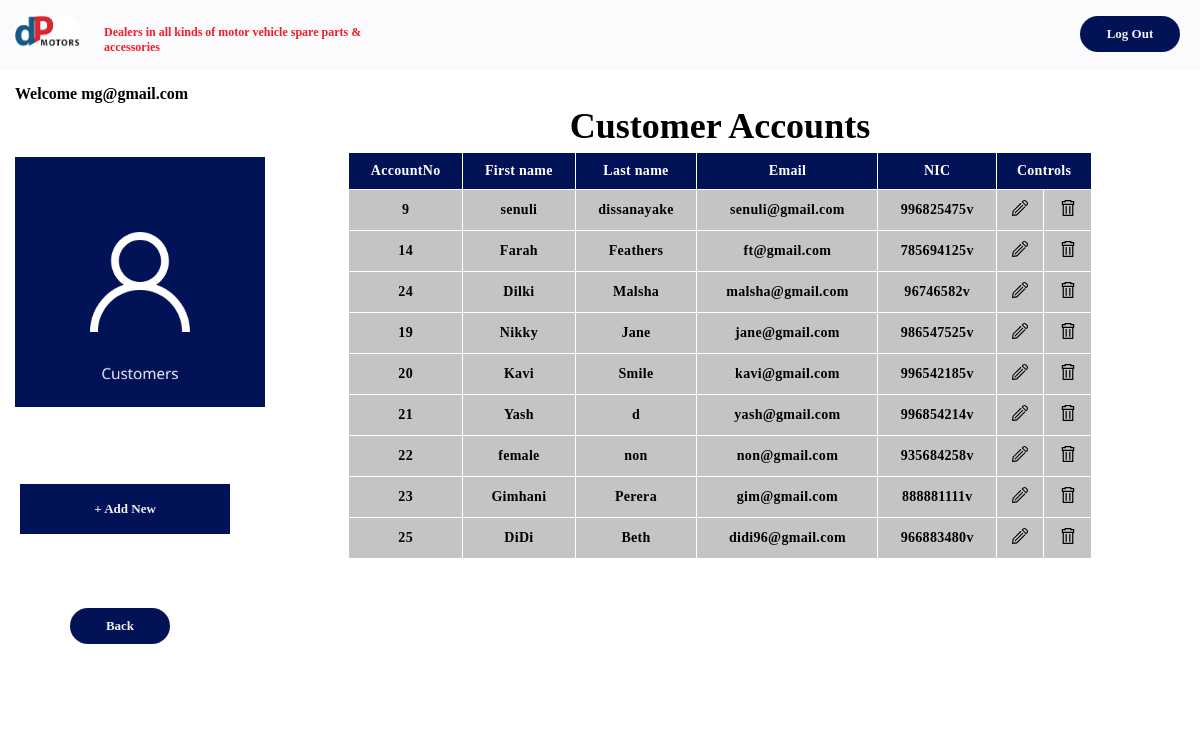
The page /UI/manageAccounts/customeraccounts.php (signed in) on the database as committed earlier.
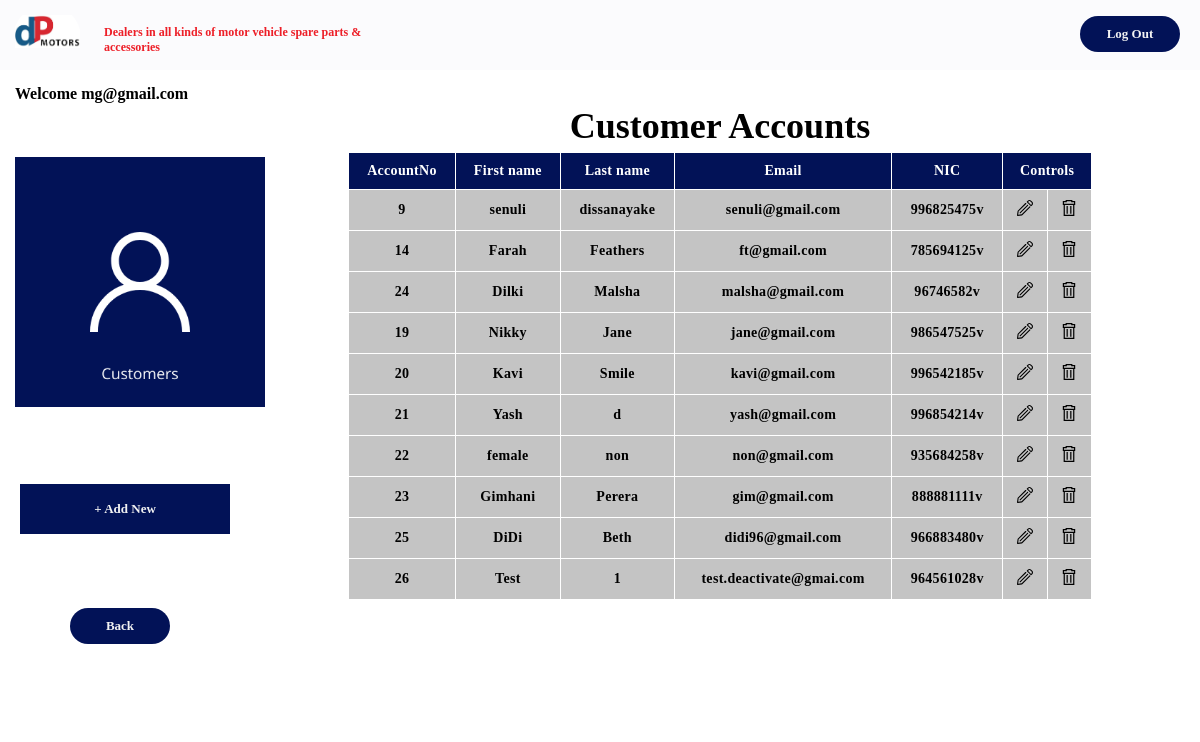
The same page on the database as committed later.
### tables this page shows
CREATE TABLE IF NOT EXISTS `users` (
  `id` int(10) NOT NULL AUTO_INCREMENT,
  `fname` varchar(255) NOT NULL,
  `lname` varchar(255) NOT NULL,
  `email` varchar(255) NOT NULL,
  `nic` varchar(255) NOT NULL,
  `password` varchar(255) NOT NULL,
  `type` varchar(100) DEFAULT NULL,
  `contact` text,
  `address` text,
  `state` varchar(15) NOT NULL DEFAULT 'activated',
  PRIMARY KEY (`id`)
);

### UI/manageAccounts/customeraccounts.php (the view, shortened to what this page needs)
<?php
if($_SESSION['type'] == "admin")
{
    $email =  $_SESSION['email'];
}else{
    header("location: ../UI/Auth-UI/Login.php?error=unscuccessful-attempt-customerDashboard");
}
?>
<!DOCTYPE HTML>
<html lang="en">
<head>
    <link rel="stylesheet" href="../../css/main.css">
</head>
<body>
    <div class="row r1">
        <div class="col-13">
            <img src="../../images/logo.png" class="navLogo">
        </div>
        <div class="col-nav">
            <h4 class="navSlogan">Dealers in all kinds of motor vehicle spare parts & accessories</h4>
        </div>
        <div class="col-14 navbar">
        <form action="../../includes/logout.inc.php">
                <button class="navButton"> Log Out </button>
            </form>
        </div>
    </div>
    <div class="row r3">
        <div class="col-15 ">
            <p> Welcome <?php echo  $email ?></p><br><br><br>
            <img src="../../images/admin/customer.png" style="width: 250px;" alt=""><br><br><br><br><br>
            <button class="adminbutton1" onclick="OnClickOpenAddEmloyee()" >+ Add New</button>
            <br><br><br><br><br>
            <p style="text-align: center;"> <button onclick="history.back()" class="navButton">Back </button></p>
            <br><br><br>
        </div>
        <div class="col-16 content">
            <div style="overflow-x:auto;">
                <div class="th-table-container1">
                    <h2 class="th-th2">Customer Accounts<h2>
                <table class="th-user-table">
                    <thead>
                    <th>AccountNo</th>
                      <th>First name</th>
                      <th>Last name</th>
                      <th>Email</th>
                      <th>NIC</th>
                      <th colspan="2" style="text-align: center;">Controls</th>
                    </thead>
                    <tbody>
                        <?php
                            $conn = mysqli_connect("localhost", "root", "", "is2102");
                            $sql = "SELECT id, fname, lname,email, nic  FROM users where type='customer'";
                            $result = $conn->query($sql);
                            while($row = mysqli_fetch_array($result)) {
                        ?>
                        <tr>
                            <td><?php echo $row["id"]; ?></td>
                            <td><?php echo $row["fname"];?></td>
                            <td><?php echo $row["lname"];?></td>
                            <td><?php echo $row["email"];?></td>
                            <td><?php echo $row["nic"];?></td>
                            <td><a href="update.process.php?id=<?php echo $row["id"]; ?>"><button class="th-button-icon" onclick="OnClickOpenUpdateEmployee()"><img src='../../images/Employee & Supplier/edit.svg' class='th-svg-icons'></button></a></td>
                            <td><a href="delete.process.php?id=<?php echo $row["id"]; ?>"><button class="th-button-icon" onclick="OnClickOpenDeleteEmployee()"><img src='../../images/Employee & Supplier/delete.svg' class='th-svg-icons'></button></a></td>
                        </tr>
                        <?php
                            }
                        ?>
                      </tbody>
                  </table>
            </div>
        </div>
    </div>
</body>
</html>

### css/responsive.css (style rules this page uses)
* { margin:0; padding:0; font-family: 'Tahoma'; font-weight:bold; box-sizing:border-box; }
[class*="col-"] { float: left; padding: 15px; border: 0px solid red; }
.row::after { content: ""; clear: both; display: table; }
.col-13 { width: 7%; }
.col-14 { width: 68%; }
.col-15 { width: 20%; }
.col-16 { width: 80%; }
.col-nav { width: 25%; }
.navLogo { height: auto; width: 65px; z-index: -1; }
.navSlogan { padding-top: 10px; padding-left: 5px; color:#ED1F28; font-size: 12px; }
.r1 { background-color: #FBFBFD; }
.navbar { text-align: center; display: flex; justify-content: end; }
button { border-radius:25px; }
.navButton { border: none; background-color:#021257; width: 100px; padding: 10px 10px; transition-duration:0.4s; cursor: pointer; margin: 1px 5px; text-align: center; text-decoration: none; color:#F2F2F2; font-size: 13px; font-weight: bold; }

### css/employee-supplier.css (style rules this page uses)
.th-table-container1 { padding:0 10%; margin:20px auto 0; font-family: sans-serif; }
.th-th2 { text-align: center; text-decoration: none; font-size: 36px; margin-bottom: 5px; }
.th-user-table { width:100%; border:0px; border-collapse: collapse; }
.th-user-table thead { background-color: #021257; color:#ffffff; }
.th-user-table thead tr th { padding:10px; letter-spacing: 0.30px; font-size: 14px; font-weight: bold; text-align: center; text-decoration: none; border:1px solid #ffffff; border-collapse: collapse; }
.th-user-table tbody tr td { padding:10px; letter-spacing: 0.30px; font-size: 14px; font-weight: bold; text-align: center; text-decoration: none; border:1px solid #ffffff; border-collapse: collapse; background-color: #c4c4c4; color:#000; }
.th-svg-icons { width: 16px; height: 16px; border: none; cursor: pointer; background-color: transparent; }
.th-button-icon { border:none; height:16px; width:16px; background-color: #c4c4c4; }

### css/admin.css (style rules this page uses)
.adminbutton1 { border-radius: 0px; border: none; background-color:#021257; width: 100%; height: 50px; padding: 10px 10px; transition-duration:0.4s; cursor: pointer; margin: 1px 5px; text-align: center; text-decoration: none; color:#F2F2F2; font-size: 13px; font-weight: bold; }

Rows that differ between the two databases and show on the page:
added users: id "26", fname "Test", lname "1", email "test.deactivate@gmai.com", nic "964561028v"
